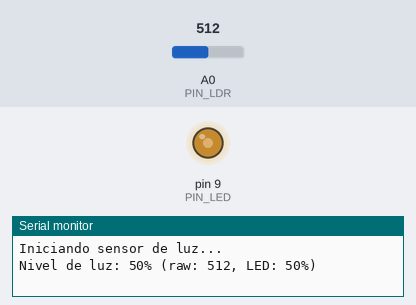
Bench run of a sketch on a simulated Arduino Uno, built with avr-gcc and run on an emulated ATmega328P. On the bench: output pins drawn as LEDs (lit = HIGH), the last lines printed to the serial monitor. Inputs (shaded band) come from the test bench; at power-on: A0 (PIN_LDR) = 512.

Above: at 1.2 s.
1.3 s: A0 (PIN_LDR) set to 306
At 2.3 s:
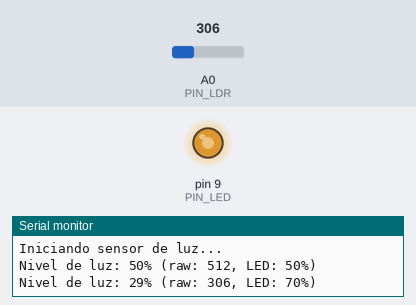
2.8 s: A0 (PIN_LDR) set to 122
At 3.4 s:
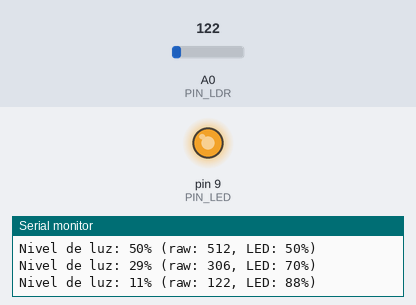
4.3 s: A0 (PIN_LDR) set to 900
At 4.8 s:
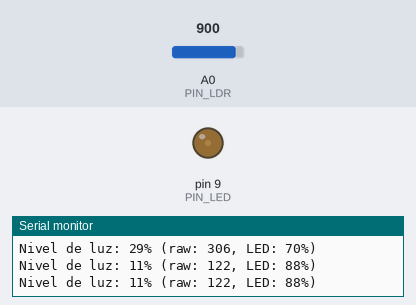
5.9 s: A0 (PIN_LDR) set to 1023
At 7.2 s:
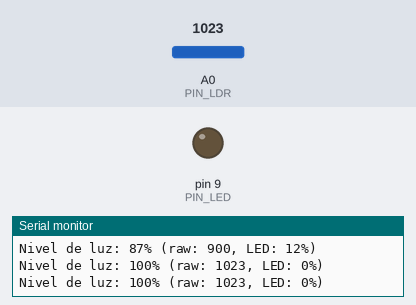
Timing chart, 0 to 8.5 s (numbered marks = the images above; inputs shaded):
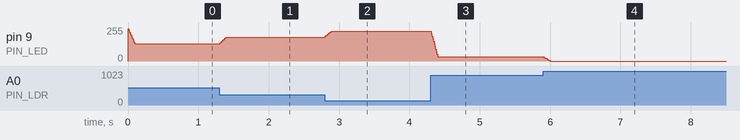

Measured:
- after the input at 1.3 s, pin 9 (PIN_LED): moves from 128/255 to 179/255 over 0.09 s, starting at once
- after the input at 2.8 s, pin 9 (PIN_LED): moves from 179/255 to 225/255 over 0.09 s, starting at once
- after the input at 4.3 s, pin 9 (PIN_LED): moves from 225/255 to 31/255 over 0.09 s, starting at once
- after the input at 5.9 s, pin 9 (PIN_LED): moves from 31/255 to 0/255 over 0.09 s, starting at once

The sketch:

LDR_Light.ino
```cpp
/*
 * Ejemplo de sensor de luz (LDR) en Arduino
 *
 * Conexiones:
 * - LDR: un pin a 5V, otro pin a PIN_LDR (A0) y a GND con resistencia 10kΩ
 * - LED: ánodo a PIN_LED (9) con resistencia 220Ω, cátodo a GND
 *
 * Este ejemplo muestra:
 * 1. Lectura de entrada analógica
 * 2. Control de brillo LED por PWM
 * 3. Mapeo de valores
 * 4. Filtrado de lecturas
 */

// Definición de pines
const int PIN_LDR = A0;  // Pin analógico para el LDR
const int PIN_LED = 9;   // Pin PWM para el LED

// Configuración del sensor
const int NUM_SAMPLES = 10;     // Número de muestras para promediar
const int SAMPLE_DELAY = 10;    // Delay entre muestras (ms)
const int PRINT_DELAY = 1000;   // Delay entre impresiones (ms)

// Variables para el filtrado
int samples[NUM_SAMPLES];
int sampleIndex = 0;
unsigned long lastPrintTime = 0;

void setup() {
  // Configurar pin del LED como salida
  pinMode(PIN_LED, OUTPUT);

  // Iniciar comunicación serial
  Serial.begin(9600);
  Serial.println("Iniciando sensor de luz...");

  // Inicializar array de muestras
  for (int i = 0; i < NUM_SAMPLES; i++) {
    samples[i] = 0;
  }
}

int getLightLevel() {
  // Tomar una nueva muestra
  samples[sampleIndex] = analogRead(PIN_LDR);
  sampleIndex = (sampleIndex + 1) % NUM_SAMPLES;

  // Calcular promedio
  long sum = 0;
  for (int i = 0; i < NUM_SAMPLES; i++) {
    sum += samples[i];
  }
  return sum / NUM_SAMPLES;
}

void loop() {
  // Leer nivel de luz (promediado)
  int lightLevel = getLightLevel();

  // Mapear el valor de luz a brillo del LED (invertido)
  // Más luz = LED más tenue
  int brightness = map(lightLevel, 0, 1023, 255, 0);
  analogWrite(PIN_LED, brightness);

  // Imprimir valores cada PRINT_DELAY ms
  unsigned long currentTime = millis();
  if (currentTime - lastPrintTime >= PRINT_DELAY) {
    lastPrintTime = currentTime;

    // Calcular porcentaje de luz
    int lightPercent = map(lightLevel, 0, 1023, 0, 100);

    Serial.print("Nivel de luz: ");
    Serial.print(lightPercent);
    Serial.print("% (raw: ");
    Serial.print(lightLevel);
    Serial.print(", LED: ");
    Serial.print(map(brightness, 0, 255, 0, 100));
    Serial.println("%)");
  }

  // Pequeño delay entre lecturas
  delay(SAMPLE_DELAY);
} 
```
